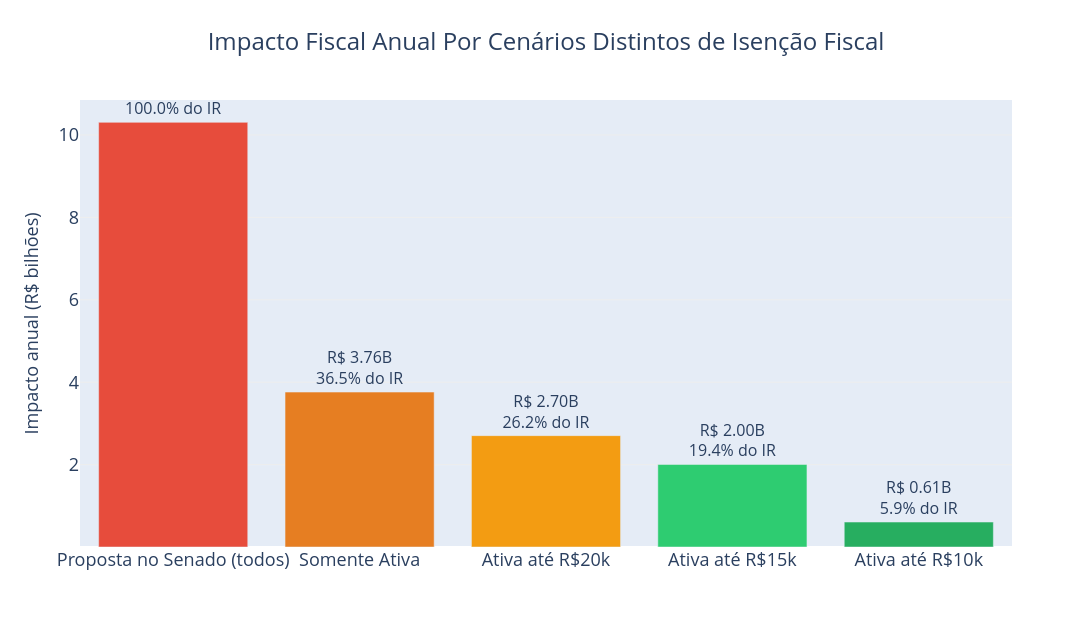

Notebook code cell kept with this figure:
### Code cell
resultados = pd.DataFrame(cenarios)
resultados['impacto_anual_bi'] = resultados['impacto_anual'] / 1e9

fig = go.Figure(go.Bar(
    x=resultados['label'],
    y=resultados['impacto_anual_bi'],
    text=[f'R$ {v:.2f}B<br>{p:.1f}% do IR' 
          for v, p in zip(resultados['impacto_anual_bi'], resultados['pct_do_total'])],
    textposition='outside',
    marker_color=['#e74c3c', '#e67e22', '#f39c12', '#2ecc71', '#27ae60']
))

fig.update_layout(
    title='Impacto Fiscal Anual Por Cenários Distintos de Isenção Fiscal',
    title_font=dict(size=24),
    title_x=0.5,

    xaxis_title='',
    yaxis_title='Impacto anual (R$ bilhões)',

    font=dict(size=16),
    
    xaxis=dict(
        tickfont=dict(size=18)
    ),

    yaxis=dict(
        gridcolor='#eeeeee',
        tickfont=dict(size=18),
        title_font=dict(size=18),
        tickvals=[2, 4, 6, 8, 10]
    ),

    width=1200,
    height=627
)

fig.show()

### Figure 1 — Plotly figure (JSON) as saved in the notebook; plotly's stock layout.template omitted (floating-point values rounded to 4 significant figures)
{"data": [{"marker": {"color": ["#e74c3c", "#e67e22", "#f39c12", "#2ecc71", "#27ae60"]}, "text": ["R$ 10.31B<br>100.0% do IR", "R$ 3.76B<br>36.5% do IR", "R$ 2.70B<br>26.2% do IR", "R$ 2.00B<br>19.4% do IR", "R$ 0.61B<br>5.9% do IR"], "textposition": "outside", "type": "bar", "x": ["Proposta no Senado (todos)", "Somente Ativa", "Ativa até R$20k", "Ativa até R$15k", "Ativa até R$10k"], "y": [10.31, 3.76, 2.703, 2.003, 0.6055]}], "layout": {"font": {"size": 16}, "height": 627, "title": {"font": {"size": 24}, "text": "Impacto Fiscal Anual Por Cenários Distintos de Isenção Fiscal", "x": 0.5}, "width": 1200, "xaxis": {"autorange": true, "range": [-0.5, 4.5], "tickfont": {"size": 18}, "title": {"text": ""}, "type": "category"}, "yaxis": {"autorange": true, "gridcolor": "#eeeeee", "range": [0, 12.12], "tickfont": {"size": 18}, "tickvals": [2, 4, 6, 8, 10], "title": {"font": {"size": 18}, "text": "Impacto anual (R$ bilhões)"}, "type": "linear"}}}
